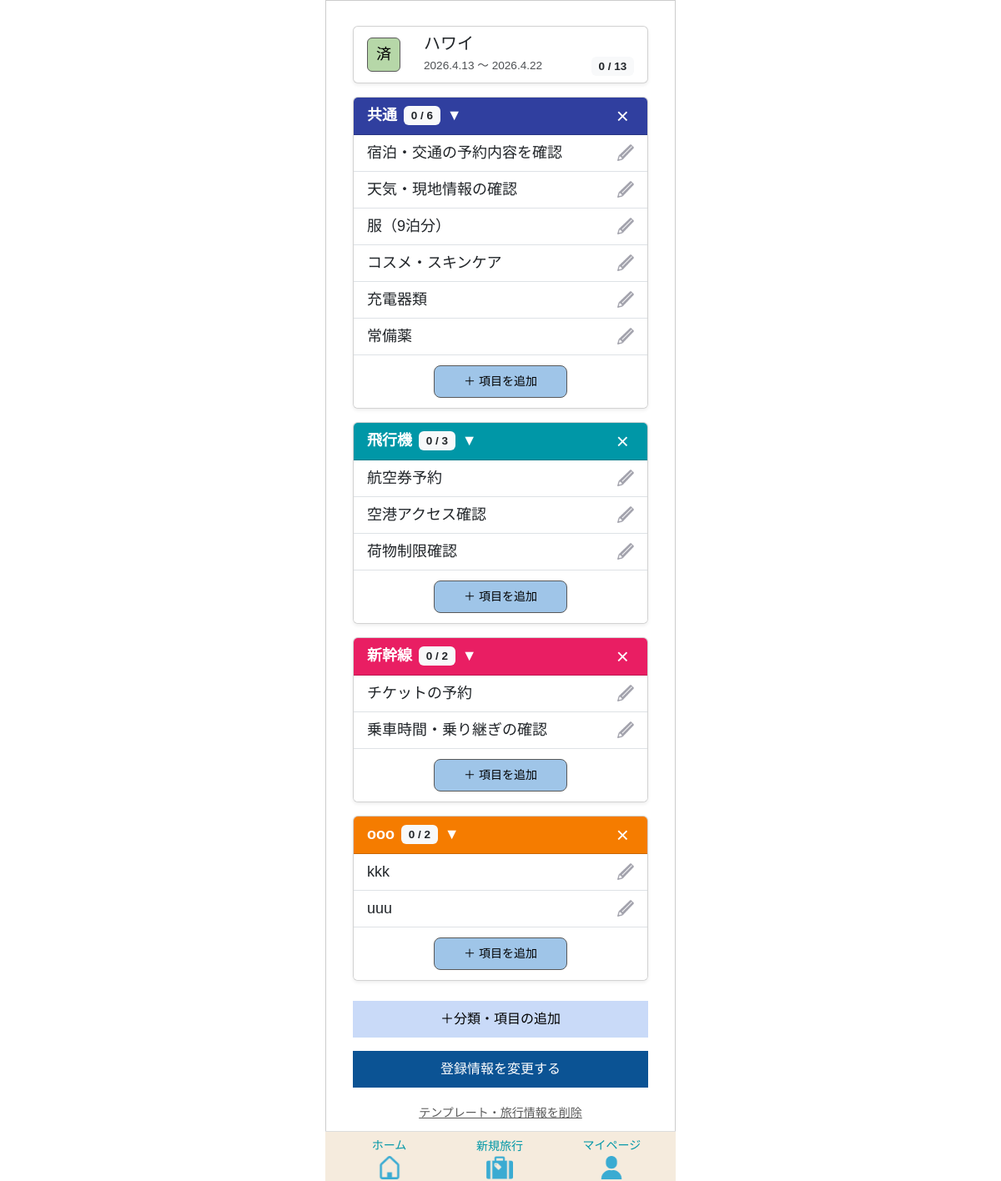
The app's page /tabipre/old_template/508/edit/ (signed in) with its own data.
### app/models/travel.py (models this page shows, shortened)
class Travel_info(models.Model):
    class LocationType(models.IntegerChoices):
        DOMESTIC = 0, _("国内")
        OVERSEAS = 1, _("海外")
    class StatusType(models.IntegerChoices):
        NOT_DONE  = 0, _("未")
        COMPLETE  = 1, _("完")
        PROCESSED = 2, _("済")
    travel_info_id = models.AutoField(
        primary_key=True,
        verbose_name=_("旅行情報ID")
    )
    user = models.ForeignKey(
        settings.AUTH_USER_MODEL,
        on_delete=models.CASCADE,
        verbose_name=_("ユーザーID")
    )
    travel_title = models.CharField(
        max_length=100,
        verbose_name=_("旅行タイトル")
    )
    start_date = models.DateField(
        verbose_name=_("開始日")
    )
    end_date = models.DateField(
        verbose_name=_("終了日")
    )
    location = models.IntegerField(
        choices=LocationType.choices,
        verbose_name=_("場所"),
    )
    memo = models.CharField(
        max_length=230,
        blank=True,
        verbose_name=_("メモ")
    )
    status = models.IntegerField(
        choices=StatusType.choices,
        default=0,
        verbose_name=_("ステータス")
    )
    transport = models.ManyToManyField(
        "Transport",
        through="Travelmode",
        verbose_name=_("交通手段")
    )
    created_at = models.DateTimeField(
        auto_now_add=True,
        verbose_name=_("作成日")
    )
    updated_at = models.DateTimeField(
       auto_now=True,
        verbose_name=_("更新日")
    )
    class Meta:
        verbose_name = _("旅行情報")
        verbose_name_plural = _("旅行情報")

### app/models/template.py (models this page shows, shortened)
class TravelCategory(models.Model):
    class TravelType(models.IntegerChoices):
        AUTO  = 0, _("初期作成")
        CUSTOM = 1, _("ユーザー追加")
    class CategoryColor(models.IntegerChoices):
        PINK       = 0, "#e91e63ff"
        LIGHT_PINK = 1, "#ffb7b2fe"
        ORANGE     = 2, "#f57c00ff"
        GREEN      = 3, "#388e3cff"
        CYAN       = 4, "#0097a7ff"
        BLUE       = 5, "#303f9ffe"
        BROWN      = 6, "#795548ff"
        PURPLE     = 7, "#7b1fa2ff"
    template = models.ForeignKey(
        Template,
        on_delete=models.CASCADE,
        verbose_name=_("テンプレートID")
    )
    category_name = models.CharField(
        max_length=50,
        verbose_name=_("分類名")
    )
    travel_type = models.IntegerField(
        choices=TravelType.choices,
        verbose_name=_("分類タイプ")
    )
    category_color = models.IntegerField(
        choices=CategoryColor.choices,
        verbose_name=_("分類カラー")
    )
    created_at = models.DateTimeField(
         auto_now_add=True,
         verbose_name=_("作成日")
         )
    updated_at = models.DateTimeField(
        auto_now=True,
        verbose_name=_("更新日")
        )
    class Meta:
      verbose_name = _("旅行の分類")
    @property
    def checked_count(self):
        return self.travelitem_set.filter(item_checked=1).count()
    @property
    def total_count(self):
        return self.travelitem_set.count()

class TravelItem(models.Model):
    class ItemChecked(models.IntegerChoices):
        NO  = 0, _("NO")
        YES = 1, _("YES")
    travel_category = models.ForeignKey(
        TravelCategory,
        on_delete=models.CASCADE,
        verbose_name=_("旅行の分類ID")
    )
    item_name = models.CharField(
        max_length=128,
        verbose_name=_("項目名")
    )
    item_checked = models.IntegerField(
        choices=ItemChecked.choices,
        verbose_name=_("チェック済み項目")
    )
    created_at = models.DateTimeField(
         auto_now_add=True,
         verbose_name=_("作成日")
         )
    updated_at = models.DateTimeField(
        auto_now=True,
        verbose_name=_("更新日")
        )
    class Meta:
      verbose_name = _("旅行の項目")

### app/views/old_travel/template_manage.py (the view, shortened to what this page needs)
# urls.py: path("tabipre/old_template/<int:template_id>/edit/", old_template_edit, name="old_template_edit"),
def old_template_edit(request, template_id):
    template = get_object_or_404(Template, id=template_id)
    travel = template.travel_info
    favorite, _ = Favorite.objects.get_or_create(user=request.user)
    favorite_items = FavoriteItem.objects.filter(favorite=favorite)
    categories = TravelCategory.objects.filter(template=template)
    for cat in categories:
        cat.total_count_display = cat.total_count
        cat.checked_count_display = cat.checked_count
    all_items = TravelItem.objects.filter(travel_category__template=template)
    checked_items = all_items.filter(item_checked=TravelItem.ItemChecked.YES).count()
    total_items = all_items.count()
    today = timezone.now().date()
    if travel.end_date < today:
        status = "済"
    elif total_items > 0 and total_items == checked_items:
        status = "完"
    else:
        status = "未"
    travel.status_label = status
    context = {
        "template": template,
        "current_template": template,
        "travel": travel,
        "travel_info": travel,
        "categories": categories,
        "favorite_items": favorite_items,
        "checked_items": checked_items,
        "total_items": total_items,
        "card_travel_info": template.travel_info,
        "open_edit_modal": request.session.pop("open_edit_modal", None),
        "edit_item_name": request.session.pop("edit_item_name", ""),
        "add_item_error": request.session.pop("add_item_error", False),
        "old_value": request.session.pop("old_value", ""),
        "error_category_id": request.session.pop("error_category_id", None),
    }
    return render(request, "old_travel/template_manage.html", context)

### templates/old_travel/template_manage.html (shortened to what this page needs)
{% extends "base.html" %}
{% load static %}
{% block extra_css %}
{{ block.super }}
<link rel="stylesheet" href="{% static 'tabipre/css/parts/template_manage.css' %}">
<link rel="stylesheet" href="{% static 'tabipre/css/parts/edit_item.css' %}">
{% endblock %}
{% block content %}
<div class="container mt-0">
    {% include "parts/travel_card.html" %}
    {% for category in categories %}
    <div class="card mb-3 shadow-sm">
        <div class="card-header text-white d-flex justify-content-between align-items-center"
             style="background-color: {{ category.get_category_color_display }};">
            <div class="d-flex align-items-center"
                 data-bs-toggle="collapse"
                 data-bs-target="#cat{{ category.id }}"
                 style="cursor: pointer;">
                <strong>{{ category.category_name }}</strong>
                <span class="badge bg-light text-dark ms-2">
                    {{ category.checked_count }} / {{ category.total_count }}
                </span>
                <span class="ms-2">▼</span>
            </div>
                <button type="button"
                        class="delete-category-btn"
                        data-type="category"
                        data-id="{{ category.id }}"
                        data-name="{{ category.category_name }}"
                        data-bs-toggle="modal"
                        data-bs-target="#confirmDeleteModal">
                    ×
                </button>
        </div>
        <ul id="cat{{ category.id }}" class="list-group list-group-flush collapse show">
            {% for item in category.travelitem_set.all %}
            <li class="list-group-item d-flex justify-content-between align-items-center">
                <span>{{ item.item_name }}</span>
                <img src="{% static 'tabipre/icons/edit.png' %}"
                     width="20"
                     class="edit-item-btn"
                     style="cursor: pointer;"
                     data-bs-toggle="modal"
                     data-bs-target="#editItemModal"
                     data-item-id="{{ item.id }}"
                     data-item-name="{{ item.item_name }}">
            </li>
            {% empty %}
            <li class="list-group-item text-muted">項目がありません</li>
            {% endfor %}
            <li class="list-group-item text-center">
                <button
                    class="btn btn add-item-btn"
                    data-bs-toggle="modal"
                    data-bs-target="#addItemModal"
                    data-category-id="{{ category.id }}">
                    ＋ 項目を追加
                </button>
            </li>
        </ul>
    </div>
    {% endfor %}
    <div class="text-center mt-4">
        <a href="{% url 'app:category_item_add' current_template.id %}"
            class="btn custom-add-btn mb-3 d-block">
            ＋分類・項目の追加
        </a>
            <a href="{% url 'app:old_travel_edit1' card_travel_info.travel_info_id %}"
                class="btn custom-edit-btn mb-3 d-block">
                 登録情報を変更する
            </a>
            <button
                type="button"
                class="delete-template-btn"
                data-type="template"
                data-id="{{ current_template.id }}"
                data-name="テンプレート"
                data-bs-toggle="modal"
                data-bs-target="#confirmDeleteModal">
                テンプレート・旅行情報を削除
            </button>
    </div>
</div>
{% endblock %}

### templates/parts/travel_card.html
<div class="card mb-3 shadow-sm">
    <div class="card-body">
        <div class="d-flex align-items-start">
            <span id="travelStatus-{{ card_travel_info.travel_info_id }}"
                  data-end-date="{{ card_travel_info.end_date|date:'Y-m-d' }}"
                  class="badge-t
                      {% if card_travel_info.status_label == '未' %}status-mi
                      {% elif card_travel_info.status_label == '完' %}status-kan
                      {% elif card_travel_info.status_label == '済' %}status-zumi
                      {% endif %}
                      status-vertical">
                {{ card_travel_info.status_label }}
            </span>
            <div class="ms-2 flex-grow-1">
                <h5 class="mb-1">{{ card_travel_info.travel_title }}</h5>
                <div class="d-flex justify-content-between align-items-center">
                    <p class="travel-date mb-0">
                        {{ card_travel_info.start_date|date:"Y.n.j" }}
                        ～
                        {{ card_travel_info.end_date|date:"Y.n.j" }}
                    </p>
                    <span id="totalCheckCount" class="badge bg-light text-dark">
                        {{ checked_items }} / {{ total_items }}
                    </span>
                </div>
            </div>
        </div>
    </div>
</div>

### static/tabipre/css/base/base.css (style rules this page uses)
.btn, .btn-primary, .app-btn, .app-btn-primary, .app-btn-secondary, .app-btn-warning { border-radius: 0 !important; }
.badge-t { display: inline-block; min-width: 32px; padding: 6px 10px; margin: 5px 20px 0 0 !important; border-radius: 6px; border: 1px solid #595959; font-size: 18px; }
.status-zumi { background: #b6d7a8; color: #000; }
.card .travel-date { font-size: 0.85rem; opacity: 0.8; margin: 0; }
.card-body { padding: 8px 16px !important; }
html { overflow-y: scroll; }
body { font-size: 18px; }

### static/tabipre/css/parts/template_manage.css (style rules this page uses)
.add-item-btn { background-color: #9fc5e8; border: 1px solid #595959; color: #000; font-size: 14px; width: 50%; padding: 8px 0; margin: 4px auto; border-radius: 8px !important; display: block; }
.custom-add-btn { background-color:#c9daf8ff; color: #000; font-size: 16px; padding: 10px 0; border-radius: 6px; border: none; }
.custom-edit-btn { background-color: #0b5394ff; color: #fff; font-size: 16px; padding: 10px 0; border-radius: 6px; border: none; }
.delete-category-btn { background: none; border: none; color: white; font-size: 26px; cursor: pointer; line-height: 1; }
.delete-template-btn { background: none; border: none; color: #595959; text-decoration: underline; font-size: 14px; cursor: pointer; }

### records on screen
Travel_info: status_label "済", travel_title "ハワイ", start_date "2026.4.13", end_date "2026.4.22"
TravelCategory: category_name "共通", checked_count "0", total_count "6"
TravelItem: item_name "宿泊・交通の予約内容を確認"
TravelItem: item_name "天気・現地情報の確認"
TravelItem: item_name "服（9泊分）"
TravelItem: item_name "コスメ・スキンケア"
TravelItem: item_name "充電器類"
TravelItem: item_name "常備薬"
TravelCategory: category_name "飛行機", checked_count "0", total_count "3"
TravelItem: item_name "航空券予約"
TravelItem: item_name "空港アクセス確認"
TravelItem: item_name "荷物制限確認"
TravelCategory: category_name "新幹線", checked_count "0", total_count "2"
TravelItem: item_name "チケットの予約"
TravelItem: item_name "乗車時間・乗り継ぎの確認"
TravelCategory: category_name "ooo", checked_count "0", total_count "2"
TravelItem: item_name "kkk"
TravelItem: item_name "uuu"

### other values on screen
{{ checked_items }} "0"
{{ total_items }} "13"
